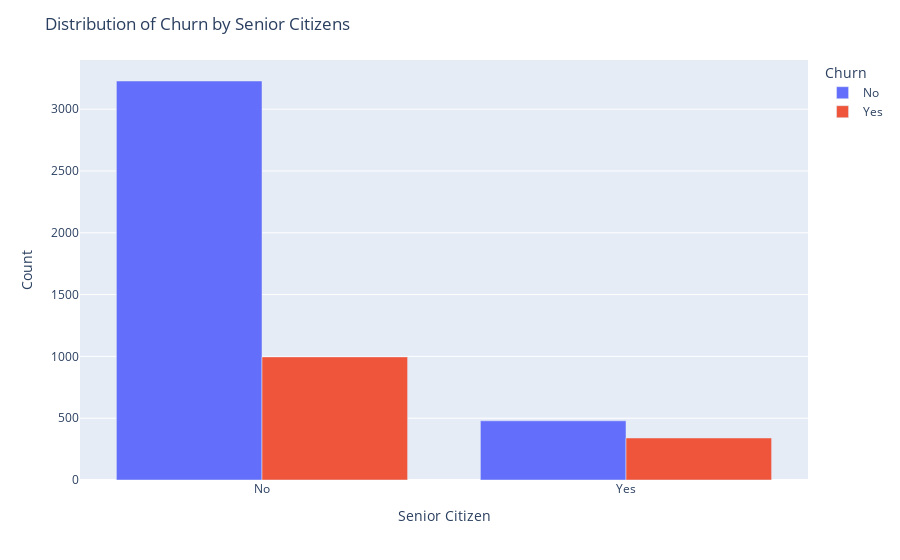

Notebook code cell kept with this figure:
### Code cell
# Creating the grouped bar chart 
fig = px.bar(grouped_data, x='SeniorCitizen', y='count', color='Churn', barmode='group')

# Customizing the x-axis labels
fig.update_xaxes(
    ticktext=['No', 'Yes'],
    tickvals=[0, 1]
)
# Customizing the chart layout
fig.update_layout(
    title="Distribution of Churn by Senior Citizens",
    xaxis_title="Senior Citizen",
    yaxis_title="Count",
    legend_title="Churn",
)

# Displaying the chart
fig.show()

### Figure 1 — Plotly figure (JSON) as saved in the notebook; plotly's stock layout.template omitted (floating-point values rounded to 4 significant figures)
{"data": [{"alignmentgroup": "True", "hovertemplate": "Churn=No<br>SeniorCitizen=%{x}<br>count=%{y}<extra></extra>", "legendgroup": "No", "marker": {"color": "#636efa", "pattern": {"shape": ""}}, "name": "No", "offsetgroup": "No", "orientation": "v", "showlegend": true, "textposition": "auto", "type": "bar", "x": ["No", "Yes"], "xaxis": "x", "y": [3228, 479], "yaxis": "y"}, {"alignmentgroup": "True", "hovertemplate": "Churn=Yes<br>SeniorCitizen=%{x}<br>count=%{y}<extra></extra>", "legendgroup": "Yes", "marker": {"color": "#EF553B", "pattern": {"shape": ""}}, "name": "Yes", "offsetgroup": "Yes", "orientation": "v", "showlegend": true, "textposition": "auto", "type": "bar", "x": ["No", "Yes"], "xaxis": "x", "y": [996, 340], "yaxis": "y"}], "layout": {"barmode": "group", "legend": {"title": {"text": "Churn"}, "tracegroupgap": 0}, "margin": {"t": 60}, "title": {"text": "Distribution of Churn by Senior Citizens"}, "xaxis": {"anchor": "y", "domain": [0, 1], "ticktext": ["No", "Yes"], "tickvals": [0, 1], "title": {"text": "Senior Citizen"}}, "yaxis": {"anchor": "x", "domain": [0, 1], "title": {"text": "Count"}}}}
